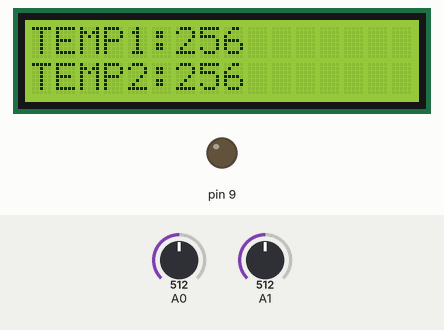
Bench run of a sketch on a simulated Arduino Uno, built with avr-gcc and run on an emulated ATmega328P. On the bench: 16×2 character LCD, output pins drawn as LEDs (lit = HIGH). The inputs (shaded band) are chosen by the test bench; at power-on: A0 = 512, A1 = 512. What the sketch prints to the serial monitor is not drawn.

Above: at 2.2 s.
2.3 s: A0 set to 716
At 3.7 s:
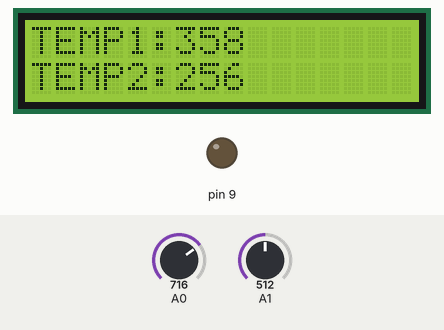
4.0 s: A1 set to 716
At 5.2 s:
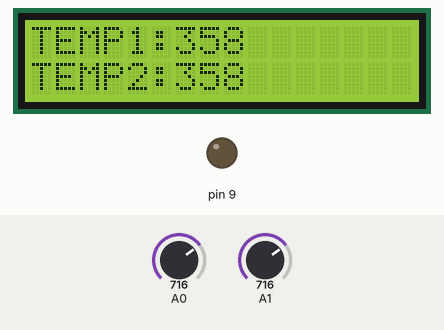
5.5 s: A0 set to 900
At 6.8 s:
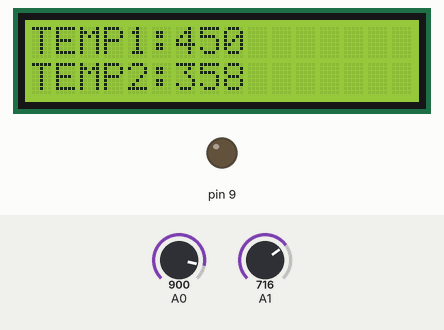
7.1 s: A1 set to 900
At 8.3 s:
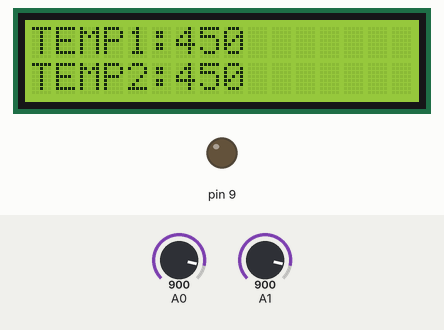
8.6 s: A0 set to 1023
At 9.8 s:
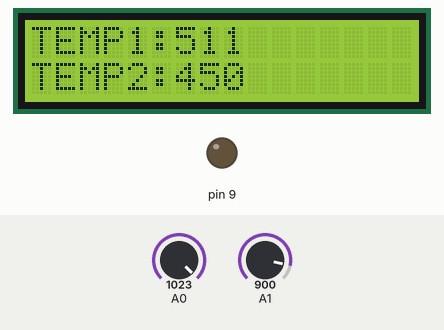
10.1 s: A1 set to 1023
At 11.5 s:
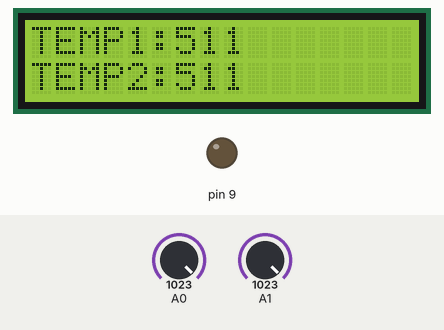
Timing chart, 0 to 12.6 s (numbered marks = the images above; inputs shaded):
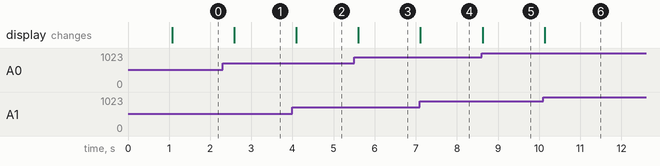

The sketch:

ANALOG_2SENSOR_LCD_RELAY.ino
```cpp
#include <LiquidCrystal.h>

// initialize the library with the numbers of the interface pins
LiquidCrystal lcd(12, 11, 5, 4, 3, 2);

void setup()
{
  lcd.begin(16, 2);
  Serial.begin(9600);
  //start serial connection
  //configure pin2 as an input and enable the internal pull-up resistor
 // pinMode(10, INPUT_PULLUP);
  pinMode(9, OUTPUT);
   //lcd.setCursor(0, 0);
   lcd.print("LM35 READING");
   lcd.setCursor(0, 1);
   lcd.print("System");
   delay(1000);
   lcd.clear();
}

void loop()
{
  //read the pushbutton value into a variable
   int sensorValue1 = analogRead(A0);
   int sensorValue2 = analogRead(A1);
   int TEMP1=sensorValue1/2;
   int TEMP2=sensorValue2/2;
  //int sensorVal = digitalRead(10);
  //print out the value of the pushbutton
   lcd.setCursor(0, 0);
   lcd.print("TEMP1:");
   lcd.print(TEMP1);
   lcd.setCursor(0, 1);
   lcd.print("TEMP2:");
   lcd.print(TEMP2);

   Serial.print("TEMP1:");
   Serial.print(TEMP1);
   Serial.print("TEMP2:");
   Serial.print(TEMP2);
   delay(500);

 /* if (TEMP >=50)
  {
    lcd.clear();
    digitalWrite(9, HIGH);
    lcd.setCursor(0, 1);
    lcd.print("OVER TEMP");
    delay(20);
  }
  else
  {
    lcd.clear();
    digitalWrite(9, LOW);
    lcd.setCursor(0, 1);
    lcd.print("NORMAL TEMP ");
    delay(20);
  }*/

}
```

Measured:
- after the input at 2.3 s, the display: changes after 0.28 s (image 1)
- after the input at 4.0 s, the display: changes after 0.09 s (image 2)
- after the input at 5.5 s, the display: changes after 0.10 s (image 3)
- after the input at 7.1 s, the display: changes at once (image 4)
- after the input at 8.6 s, the display: changes at once (image 5)
- after the input at 10.1 s, the display: changes at once (image 6)
